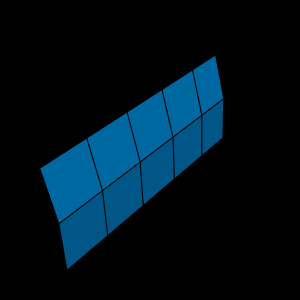

The Python source for this figure:
#!/usr/bin/env python

# Read an Exodus file with IOSS reader, select side sets, clip, and render PressureRMS.

import os

import vtkmodules.vtkInteractionStyle  # noqa: F401
import vtkmodules.vtkRenderingFreeType  # noqa: F401
import vtkmodules.vtkRenderingOpenGL2  # noqa: F401

from vtkmodules.vtkCommonDataModel import vtkPlane
from vtkmodules.vtkFiltersGeneral import vtkClipDataSet
from vtkmodules.vtkFiltersGeometry import vtkDataSetSurfaceFilter
from vtkmodules.vtkIOIOSS import vtkIOSSReader
from vtkmodules.vtkRenderingCore import (
    vtkActor,
    vtkCompositePolyDataMapper,
    vtkRenderWindow,
    vtkRenderWindowInteractor,
    vtkRenderer,
)

# Source
data_dir = os.environ.get("VPE_DATA_DIR", os.path.dirname(os.path.abspath(__file__)))

# Read the Exodus file
ioss_reader = vtkIOSSReader()
ioss_reader.AddFileName(os.path.join(data_dir, "Exodus", "biplane_rms_pressure_bs.exo"))
ioss_reader.UpdateInformation()
ioss_reader.GetElementBlockSelection().DisableAllArrays()
ioss_reader.GetSideSetSelection().EnableArray("surface_10")
ioss_reader.GetSideSetFieldSelection().EnableAllArrays()

# Clip with a plane
clip_plane = vtkPlane()
clip_plane.SetNormal(1, 0, 0)
clip_plane.SetOrigin(0, 0, 0)

clip_filter = vtkClipDataSet()
clip_filter.SetInputConnection(ioss_reader.GetOutputPort())
clip_filter.SetClipFunction(clip_plane)

# Extract surface
surface_filter = vtkDataSetSurfaceFilter()
surface_filter.SetInputConnection(clip_filter.GetOutputPort())

# Mapper
surface_mapper = vtkCompositePolyDataMapper()
surface_mapper.SetInputConnection(surface_filter.GetOutputPort())
surface_mapper.SetScalarModeToUseCellFieldData()
surface_mapper.SelectColorArray("PressureRMS")
surface_mapper.ScalarVisibilityOn()
surface_mapper.UseLookupTableScalarRangeOff()
surface_mapper.SetScalarRange(0, 1)

# Actor with edge visibility
actor = vtkActor()
actor.SetMapper(surface_mapper)
actor.GetProperty().EdgeVisibilityOn()

# Renderer
renderer = vtkRenderer()
renderer.AddActor(actor)

# Render window
render_window = vtkRenderWindow()
render_window.AddRenderer(renderer)
render_window.SetWindowName("ioss exodus set arrays")
render_window.SetMultiSamples(0)
render_window.SetSize(300, 300)

# Interactor
interactor = vtkRenderWindowInteractor()
interactor.SetRenderWindow(render_window)

# Scene
camera = renderer.GetActiveCamera()
camera.SetPosition(10.0, 10.0, 5.0)
camera.SetViewUp(0.0, 0.4, 1.0)
renderer.ResetCamera()

interactor.Initialize()
interactor.Start()
